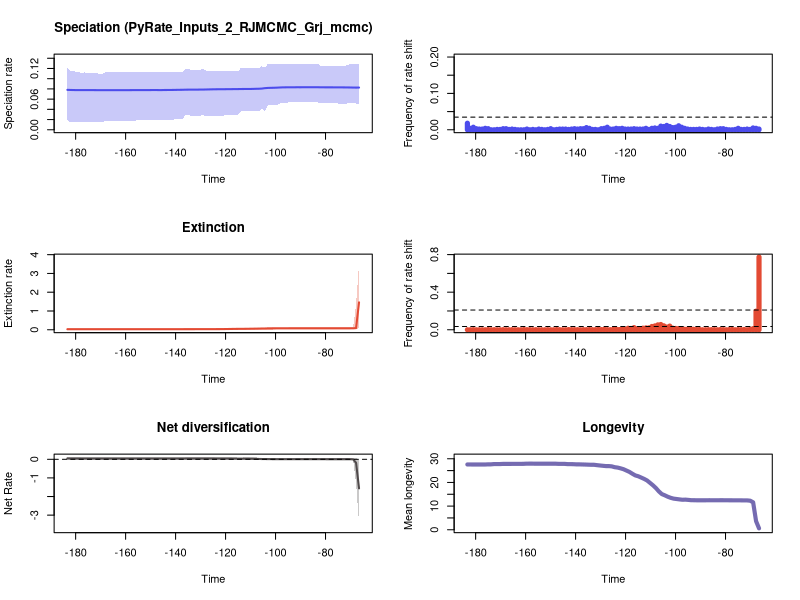

The R script that drew this image:


pdf(file='./RTT_plots.pdf',width=10, height=15)
par(mfrow=c(3,2))
library(scales)

time=c(-66.5944214975276, -67.7733519914025,-68.95228248527738,-70.13121297915228,-71.31014347302718,-72.48907396690208,-73.66800446077696,-74.84693495465186,-76.02586544852676,-77.20479594240166,-78.38372643627653,-79.56265693015143,-80.74158742402633,-81.92051791790124,-83.09944841177611,-84.27837890565101,-85.45730939952591,-86.63623989340081,-87.81517038727569,-88.99410088115059,-90.17303137502549,-91.35196186890039,-92.53089236277526,-93.70982285665016,-94.88875335052506,-96.06768384439997,-97.24661433827484,-98.42554483214974,-99.60447532602464,-100.78340581989954,-101.96233631377441,-103.14126680764932,-104.32019730152422,-105.49912779539912,-106.67805828927399,-107.85698878314889,-109.0359192770238,-110.2148497708987,-111.39378026477357,-112.57271075864847,-113.75164125252337,-114.93057174639827,-116.10950224027314,-117.28843273414805,-118.46736322802295,-119.64629372189785,-120.82522421577272,-122.00415470964762,-123.18308520352252,-124.3620156973974,-125.5409461912723,-126.7198766851472,-127.8988071790221,-129.077737672897,-130.25666816677187,-131.43559866064678,-132.61452915452168,-133.79345964839655,-134.97239014227148,-136.15132063614635,-137.33025113002125,-138.50918162389615,-139.68811211777103,-140.86704261164593,-142.04597310552083,-143.2249035993957,-144.4038340932706,-145.5827645871455,-146.76169508102038,-147.9406255748953,-149.11955606877018,-150.29848656264508,-151.47741705651998,-152.65634755039486,-153.83527804426976,-155.01420853814466,-156.19313903201953,-157.37206952589446,-158.55100001976933,-159.72993051364423,-160.90886100751914,-162.087791501394,-163.2667219952689,-164.4456524891438,-165.62458298301868,-166.8035134768936,-167.9824439707685,-169.1613744646434,-170.3403049585183,-171.51923545239316,-172.69816594626806,-173.87709644014296,-175.05602693401784,-176.23495742789277,-177.41388792176764,-178.5928184156425,-179.77174890951744,-180.95067940339231,-182.12960989726722,-183.30854039114212)
rate=c(0.08263701119608126, 0.08256290428404944,0.08263701119608126,0.08280201264918217,0.08287280373216321,0.08295410554392038,0.08300208883334806,0.08302328110012742,0.08300208883334806,0.08308017359698461,0.08308017359698461,0.08308017359698461,0.08311043310937732,0.08316144236715683,0.08325931580889359,0.08325931580889359,0.08325931580889359,0.08325931580889359,0.08329203662824963,0.08325931580889359,0.08321809588006687,0.08325931580889359,0.08316144236715683,0.08316144236715683,0.08316144236715683,0.08308017359698461,0.08300208883334806,0.0827299669778948,0.08242627288254198,0.08222657095208351,0.08210376868852944,0.08190162232438872,0.08144824170155707,0.08064586101656818,0.08034792609954997,0.0802158317523943,0.08002139434748967,0.07986874566040258,0.0798546623713454,0.07984623662807087,0.07979166213948308,0.07968325707948448,0.07962853787864241,0.07957567005133645,0.07945770696120684,0.07945770696120684,0.07937593825157895,0.07937593825157895,0.07932995283349731,0.07926225036237494,0.07915404310818522,0.07899715410392014,0.0788471947658268,0.07872527686070381,0.07869909825687568,0.07858065694611212,0.07854122313743231,0.07854122313743231,0.07854122313743231,0.07847327966632131,0.07828334222085817,0.0782273622613869,0.07812885598296938,0.07800422124063197,0.07794981828040001,0.07788674109424654,0.07786520071397098,0.07771553443354762,0.07771553443354762,0.07779888331229483,0.07779888331229483,0.07771553443354762,0.0776782885167984,0.0776782885167984,0.07765732781033585,0.07765732781033585,0.07762790803257738,0.07762790803257738,0.07757333793171353,0.07757333793171353,0.07757333793171353,0.07757333793171353,0.07757333793171353,0.07757333793171353,0.07753079988449815,0.07753079988449815,0.07753079988449815,0.07757333793171353,0.07753079988449815,0.07757333793171353,0.07762790803257738,0.07762790803257738,0.07762790803257738,0.07762790803257738,0.07765732781033585,0.07765732781033585,0.07765732781033585,0.07779888331229483,0.07795148916763359,0.07816851944673545)
minHPD=c(0.051305832993121574, 0.051305832993121574,0.05237296974664903,0.05343839998817206,0.051305832993121574,0.051305832993121574,0.051305832993121574,0.051305832993121574,0.05237296974664903,0.05237296974664903,0.05237296974664903,0.05237296974664903,0.05237296974664903,0.051305832993121574,0.05343839998817206,0.05343839998817206,0.05343839998817206,0.05343839998817206,0.05343839998817206,0.05343839998817206,0.05343839998817206,0.05343839998817206,0.05343839998817206,0.05343839998817206,0.05343839998817206,0.052724976644136924,0.052724976644136924,0.051305832993121574,0.04790186692531118,0.04790186692531118,0.04790186692531118,0.04790186692531118,0.03644657422155693,0.041763936879336716,0.03644657422155693,0.03644657422155693,0.03644657422155693,0.03701035664704241,0.03644657422155693,0.03701035664704241,0.03644657422155693,0.0294956956607925,0.0294956956607925,0.02861241809591583,0.02861241809591583,0.027950293029110132,0.027950293029110132,0.02763088011750337,0.02672942749744842,0.02672942749744842,0.02672942749744842,0.02672942749744842,0.02672942749744842,0.029074264790723777,0.02672942749744842,0.02672942749744842,0.02672942749744842,0.02672942749744842,0.029074264790723777,0.02861241809591583,0.02043204196542791,0.02043204196542791,0.02043204196542791,0.019982036616395582,0.019590167807841005,0.01878096026397668,0.01878096026397668,0.01878096026397668,0.018521428321971647,0.018521428321971647,0.018521428321971647,0.01878096026397668,0.01878096026397668,0.01878096026397668,0.01878096026397668,0.018521428321971647,0.018011996546993467,0.018011996546993467,0.018011996546993467,0.018011996546993467,0.018011996546993467,0.018011996546993467,0.018011996546993467,0.018011996546993467,0.018011996546993467,0.018011996546993467,0.018011996546993467,0.0150011721860406,0.0150011721860406,0.0150011721860406,0.0150011721860406,0.0150011721860406,0.0150011721860406,0.016383465681800793,0.0150011721860406,0.015157258476594966,0.0150011721860406,0.01620830010187166,0.014349761196661415,0.01878096026397668)
maxHPD=c(0.12914211623257252, 0.12914211623257252,0.12866878083167527,0.12914211623257252,0.12609420803560475,0.12555405698528985,0.12555405698528985,0.12480204166429552,0.12555405698528985,0.12555405698528985,0.12555405698528985,0.12555405698528985,0.12480204166429552,0.12555405698528985,0.12866878083167527,0.12914211623257252,0.12914211623257252,0.12866878083167527,0.12866878083167527,0.12866878083167527,0.12866878083167527,0.12914211623257252,0.12866878083167527,0.12866878083167527,0.12866878083167527,0.12866878083167527,0.12947322110374385,0.12947322110374385,0.1284265821247625,0.1284265821247625,0.12866878083167527,0.12914211623257252,0.12003435154728133,0.12457107034817441,0.12003435154728133,0.12042921485828108,0.12042921485828108,0.1215929884320212,0.12042921485828108,0.1215929884320212,0.12155500814983122,0.11519623985904273,0.11519623985904273,0.1149586251868309,0.11519623985904273,0.11519623985904273,0.11519623985904273,0.11519623985904273,0.11519623985904273,0.1149586251868309,0.11519623985904273,0.1149586251868309,0.11630820303955153,0.1194500049227765,0.11666109491770801,0.11666109491770801,0.11666109491770801,0.11666109491770801,0.1194500049227765,0.1194500049227765,0.1129048397438373,0.1129048397438373,0.1129048397438373,0.1129048397438373,0.1129048397438373,0.11231698246827485,0.11231698246827485,0.11231698246827485,0.11231698246827485,0.11231698246827485,0.11231698246827485,0.11231698246827485,0.11231698246827485,0.11231698246827485,0.11231698246827485,0.11231698246827485,0.11231698246827485,0.11231698246827485,0.11231698246827485,0.11231698246827485,0.11231698246827485,0.11231698246827485,0.11231698246827485,0.11231698246827485,0.11231698246827485,0.11231698246827485,0.11231698246827485,0.1097904995349277,0.1097904995349277,0.11038324227963649,0.11038324227963649,0.11038324227963649,0.11038324227963649,0.11231698246827485,0.11189866495240577,0.11231698246827485,0.1129048397438373,0.11519623985904273,0.11519623985904273,0.1215929884320212)
remove_na = !is.na(rate)
time = time[remove_na]
plot(time,time,type = 'n', ylim = c(0, 0.14242054321411823), xlim = c(-183.89800563807955,-66.00495625059015), ylab = 'Speciation rate', xlab = 'Time',main='Speciation (PyRate_Inputs_2_RJMCMC_Grj_mcmc)' )
polygon(c(time, rev(time)), c(maxHPD[remove_na], rev(minHPD[remove_na])), col = alpha('#4c4cec',0.3), border = NA)
lines(time,rate[remove_na], col = '#4c4cec', lwd=2)
mids=c(-66.60037569194111, -67.79121457464302,-68.98205345734493,-70.17289234004686,-71.36373122274877,-72.55457010545068,-73.74540898815259,-74.9362478708545,-76.12708675355641,-77.31792563625832,-78.50876451896025,-79.69960340166216,-80.89044228436407,-82.08128116706598,-83.27212004976789,-84.46295893246982,-85.65379781517173,-86.84463669787364,-88.03547558057555,-89.22631446327746,-90.41715334597937,-91.60799222868128,-92.7988311113832,-93.98966999408512,-95.18050887678703,-96.37134775948894,-97.56218664219085,-98.75302552489278,-99.94386440759469,-101.1347032902966,-102.32554217299851,-103.51638105570042,-104.70721993840233,-105.89805882110424,-107.08889770380615,-108.27973658650806,-109.47057546920999,-110.6614143519119,-111.85225323461381,-113.04309211731572,-114.23393100001765,-115.42476988271956,-116.61560876542147,-117.80644764812338,-118.99728653082529,-120.1881254135272,-121.37896429622911,-122.56980317893102,-123.76064206163294,-124.95148094433486,-126.14231982703677,-127.33315870973868,-128.5239975924406,-129.71483647514253,-130.90567535784442,-132.09651424054636,-133.28735312324824,-134.47819200595018,-135.66903088865206,-136.859869771354,-138.05070865405594,-139.24154753675782,-140.43238641945976,-141.62322530216164,-142.81406418486358,-144.00490306756546,-145.1957419502674,-146.3865808329693,-147.57741971567123,-148.7682585983731,-149.95909748107505,-151.14993636377693,-152.34077524647887,-153.5316141291808,-154.7224530118827,-155.91329189458463,-157.1041307772865,-158.29496965998845,-159.48580854269034,-160.67664742539228,-161.86748630809416,-163.0583251907961,-164.24916407349798,-165.44000295619992,-166.6308418389018,-167.82168072160374,-169.01251960430568,-170.20335848700756,-171.3941973697095,-172.58503625241138,-173.77587513511332,-174.9667140178152,-176.15755290051715,-177.34839178321903,-178.53923066592097,-179.73006954862285,-180.9209084313248,-182.11174731402667,-183.3025861967286)
counts=c(0.002, 0.004,0.005,0.001,0.002,0.001,0.001,0.004,0.001,0.0,0.0,0.001,0.003,0.003,0.002,0.0,0.001,0.002,0.0,0.001,0.002,0.001,0.001,0.001,0.002,0.004,0.007,0.011,0.007,0.006,0.009,0.012,0.009,0.01,0.004,0.005,0.004,0.001,0.004,0.002,0.002,0.002,0.003,0.002,0.002,0.002,0.004,0.003,0.004,0.002,0.002,0.007,0.004,0.003,0.0,0.001,0.001,0.004,0.006,0.003,0.003,0.002,0.003,0.002,0.001,0.002,0.002,0.002,0.001,0.0,0.003,0.001,0.0,0.001,0.002,0.0,0.001,0.0,0.002,0.0,0.0,0.0,0.001,0.002,0.001,0.003,0.003,0.001,0.001,0.0,0.0,0.003,0.004,0.002,0.002,0.003,0.007,0.004,0.018)
plot(mids,counts,type = 'h', xlim = c(-183.89800563807955,-66.00495625059015), ylim=c(0,0.2), ylab = 'Frequency of rate shift', xlab = 'Time',lwd=5,col='#4c4cec')
bf2 = 0.03475154332312157
bf6 = 0.21012675272573653
abline(h=bf2, lty=2)
abline(h=bf6, lty=2)

time=c(-66.5944214975276, -67.7733519914025,-68.95228248527738,-70.13121297915228,-71.31014347302718,-72.48907396690208,-73.66800446077696,-74.84693495465186,-76.02586544852676,-77.20479594240166,-78.38372643627653,-79.56265693015143,-80.74158742402633,-81.92051791790124,-83.09944841177611,-84.27837890565101,-85.45730939952591,-86.63623989340081,-87.81517038727569,-88.99410088115059,-90.17303137502549,-91.35196186890039,-92.53089236277526,-93.70982285665016,-94.88875335052506,-96.06768384439997,-97.24661433827484,-98.42554483214974,-99.60447532602464,-100.78340581989954,-101.96233631377441,-103.14126680764932,-104.32019730152422,-105.49912779539912,-106.67805828927399,-107.85698878314889,-109.0359192770238,-110.2148497708987,-111.39378026477357,-112.57271075864847,-113.75164125252337,-114.93057174639827,-116.10950224027314,-117.28843273414805,-118.46736322802295,-119.64629372189785,-120.82522421577272,-122.00415470964762,-123.18308520352252,-124.3620156973974,-125.5409461912723,-126.7198766851472,-127.8988071790221,-129.077737672897,-130.25666816677187,-131.43559866064678,-132.61452915452168,-133.79345964839655,-134.97239014227148,-136.15132063614635,-137.33025113002125,-138.50918162389615,-139.68811211777103,-140.86704261164593,-142.04597310552083,-143.2249035993957,-144.4038340932706,-145.5827645871455,-146.76169508102038,-147.9406255748953,-149.11955606877018,-150.29848656264508,-151.47741705651998,-152.65634755039486,-153.83527804426976,-155.01420853814466,-156.19313903201953,-157.37206952589446,-158.55100001976933,-159.72993051364423,-160.90886100751914,-162.087791501394,-163.2667219952689,-164.4456524891438,-165.62458298301868,-166.8035134768936,-167.9824439707685,-169.1613744646434,-170.3403049585183,-171.51923545239316,-172.69816594626806,-173.87709644014296,-175.05602693401784,-176.23495742789277,-177.41388792176764,-178.5928184156425,-179.77174890951744,-180.95067940339231,-182.12960989726722,-183.30854039114212)
rate=c(1.4598145945136323, 0.08871721996671575,0.07766972679198579,0.07712081054287154,0.07706632759927995,0.07706632759927995,0.07701116279886193,0.07701116279886193,0.07701116279886193,0.07701116279886193,0.07691045192754728,0.07681811895134477,0.07681811895134477,0.07680000112678512,0.07680000112678512,0.07680000112678512,0.07680000112678512,0.07678749497745682,0.07678749497745682,0.07678749497745682,0.07678749497745682,0.07680000112678512,0.07675660374295848,0.07668245019565115,0.07604638132744604,0.07554709301318052,0.07547584563332871,0.07442508930221639,0.07376435489673949,0.07296858451870333,0.07192795095851817,0.07051006074003356,0.06867616056708539,0.06686914476005884,0.06327008334937556,0.05996182476175196,0.057751768848991886,0.05543178736351873,0.05252259757698635,0.05110191370878611,0.04967470149559218,0.04868813628301274,0.047170592206102466,0.0447533279832988,0.041388703846508446,0.03876295128314672,0.036477294453427726,0.034524591517148165,0.033703066636651756,0.03320429581189636,0.03246761719421541,0.03235306704486739,0.03235306704486739,0.03217374768639525,0.03199881122546973,0.03168582421881942,0.030614797650758578,0.030614797650758578,0.03049065731984699,0.03019125759255897,0.02959290545555559,0.029077356794500964,0.029077356794500964,0.028903401541205305,0.028732128184624225,0.028732128184624225,0.028444457148865048,0.028444457148865048,0.028444457148865048,0.028317889600560205,0.028317889600560205,0.028317889600560205,0.028317889600560205,0.028317889600560205,0.028317889600560205,0.028317889600560205,0.028317889600560205,0.028070542927608973,0.028070542927608973,0.028070542927608973,0.028070542927608973,0.027905314439537074,0.027905314439537074,0.027905314439537074,0.027905314439537074,0.027905314439537074,0.027905314439537074,0.027905314439537074,0.027905314439537074,0.027905314439537074,0.027905314439537074,0.027905314439537074,0.027905314439537074,0.028070542927608973,0.028070542927608973,0.028070542927608973,0.028070542927608973,0.028070542927608973,0.028070542927608973,0.028070542927608973)
minHPD=c(0.10115227213161794, 0.027905764954705693,0.03244825056370538,0.03470920743530759,0.03658159195560817,0.03658159195560817,0.03682055303731766,0.03658159195560817,0.03682055303731766,0.03682055303731766,0.03682055303731766,0.03658159195560817,0.03658159195560817,0.03658159195560817,0.03682055303731766,0.03682055303731766,0.03682055303731766,0.03682055303731766,0.03658159195560817,0.03658159195560817,0.03658159195560817,0.03537645367590057,0.03304998532756782,0.03263262204901741,0.03263262204901741,0.031484711611724316,0.03263262204901741,0.03244825056370538,0.023938611496846375,0.015362660226240948,0.010229715384340908,0.008182643514329976,0.0013085831249929642,0.002667943507627673,0.0013085831249929642,0.0013085831249929642,0.0006453215029495402,0.0006453215029495402,0.0013085831249929642,0.0006453215029495402,0.0006453215029495402,0.00047917096955926513,0.00047917096955926513,0.00043136643826169416,0.0004222314087645779,0.0004222314087645779,0.0004222314087645779,0.00023776638699258716,0.0004222314087645779,0.00023776638699258716,0.0004222314087645779,0.0004222314087645779,0.0004222314087645779,0.00023776638699258716,0.00023776638699258716,0.0004222314087645779,0.0004222314087645779,0.0004222314087645779,0.0004222314087645779,0.0004222314087645779,0.0004222314087645779,0.0004222314087645779,0.0004222314087645779,0.0004222314087645779,0.0004222314087645779,0.0004222314087645779,0.00023776638699258716,0.00023776638699258716,0.00023776638699258716,0.00023776638699258716,0.00023776638699258716,0.00023776638699258716,0.00023776638699258716,0.00023776638699258716,0.00023776638699258716,0.00023776638699258716,0.00023776638699258716,0.00023776638699258716,0.00023776638699258716,0.00023776638699258716,0.0004222314087645779,0.0004222314087645779,0.0004222314087645779,0.0004222314087645779,0.0004222314087645779,0.0004222314087645779,0.0004222314087645779,0.0004222314087645779,0.0004222314087645779,0.0004222314087645779,0.0004222314087645779,0.0004222314087645779,0.0004222314087645779,0.0004222314087645779,0.0004222314087645779,0.0004222314087645779,0.0004222314087645779,0.0004222314087645779,0.0004222314087645779,0.0004222314087645779)
maxHPD=c(3.5219180519939153, 1.358428629935093,0.1298001483032838,0.12718949417911374,0.12718949417911374,0.12718949417911374,0.12718949417911374,0.12649270596360335,0.12649270596360335,0.12649270596360335,0.12649270596360335,0.12649270596360335,0.12649270596360335,0.12649270596360335,0.12718949417911374,0.12718949417911374,0.12718949417911374,0.12718949417911374,0.12718949417911374,0.12718949417911374,0.12718949417911374,0.12718949417911374,0.12538115970125127,0.12538115970125127,0.12718949417911374,0.12718949417911374,0.13044726865275244,0.13601843103864514,0.13159015035422683,0.12608757084339303,0.1249903015932301,0.12317751880894585,0.11599294726526703,0.11468794323709991,0.11112206496427725,0.10668609564280607,0.10272414782146885,0.10120508956023491,0.09813247127272537,0.09541076964017672,0.09251737654101277,0.09188944463929744,0.09123592963321184,0.0898582333295518,0.08764744110450681,0.0864769681314659,0.08482491277866501,0.08434772461305927,0.08382684713967062,0.08290966051530177,0.0822771146527757,0.0818594827452361,0.0818594827452361,0.08125192578415079,0.08125192578415079,0.08117609004373491,0.08099582365528786,0.08099582365528786,0.08099582365528786,0.08099582365528786,0.08099582365528786,0.08099582365528786,0.08099582365528786,0.08099582365528786,0.08099582365528786,0.08099582365528786,0.08075508614540577,0.08075508614540577,0.08075508614540577,0.08075508614540577,0.08075508614540577,0.08075508614540577,0.08075508614540577,0.08075508614540577,0.08075508614540577,0.08075508614540577,0.08075508614540577,0.08075508614540577,0.08075508614540577,0.08075508614540577,0.08099582365528786,0.08117609004373491,0.08117609004373491,0.08117609004373491,0.08117609004373491,0.08117609004373491,0.08117609004373491,0.08117609004373491,0.08125192578415079,0.08125192578415079,0.08125192578415079,0.08125192578415079,0.08125192578415079,0.08125192578415079,0.08125192578415079,0.08125192578415079,0.08125192578415079,0.08125192578415079,0.08117609004373491,0.08117609004373491)
remove_na = !is.na(rate)
time = time[remove_na]
plot(time,time,type = 'n', ylim = c(0, 3.8741098571933072), xlim = c(-183.89800563807955,-66.00495625059015), ylab = 'Extinction rate', xlab = 'Time',main='Extinction' )
polygon(c(time, rev(time)), c(maxHPD[remove_na], rev(minHPD[remove_na])), col = alpha('#e34a33',0.3), border = NA)
lines(time,rate[remove_na], col = '#e34a33', lwd=2)
mids=c(-66.60037569194111, -67.79121457464302,-68.98205345734493,-70.17289234004686,-71.36373122274877,-72.55457010545068,-73.74540898815259,-74.9362478708545,-76.12708675355641,-77.31792563625832,-78.50876451896025,-79.69960340166216,-80.89044228436407,-82.08128116706598,-83.27212004976789,-84.46295893246982,-85.65379781517173,-86.84463669787364,-88.03547558057555,-89.22631446327746,-90.41715334597937,-91.60799222868128,-92.7988311113832,-93.98966999408512,-95.18050887678703,-96.37134775948894,-97.56218664219085,-98.75302552489278,-99.94386440759469,-101.1347032902966,-102.32554217299851,-103.51638105570042,-104.70721993840233,-105.89805882110424,-107.08889770380615,-108.27973658650806,-109.47057546920999,-110.6614143519119,-111.85225323461381,-113.04309211731572,-114.23393100001765,-115.42476988271956,-116.61560876542147,-117.80644764812338,-118.99728653082529,-120.1881254135272,-121.37896429622911,-122.56980317893102,-123.76064206163294,-124.95148094433486,-126.14231982703677,-127.33315870973868,-128.5239975924406,-129.71483647514253,-130.90567535784442,-132.09651424054636,-133.28735312324824,-134.47819200595018,-135.66903088865206,-136.859869771354,-138.05070865405594,-139.24154753675782,-140.43238641945976,-141.62322530216164,-142.81406418486358,-144.00490306756546,-145.1957419502674,-146.3865808329693,-147.57741971567123,-148.7682585983731,-149.95909748107505,-151.14993636377693,-152.34077524647887,-153.5316141291808,-154.7224530118827,-155.91329189458463,-157.1041307772865,-158.29496965998845,-159.48580854269034,-160.67664742539228,-161.86748630809416,-163.0583251907961,-164.24916407349798,-165.44000295619992,-166.6308418389018,-167.82168072160374,-169.01251960430568,-170.20335848700756,-171.3941973697095,-172.58503625241138,-173.77587513511332,-174.9667140178152,-176.15755290051715,-177.34839178321903,-178.53923066592097,-179.73006954862285,-180.9209084313248,-182.11174731402667,-183.3025861967286)
counts=c(0.774, 0.198,0.012,0.005,0.0,0.003,0.001,0.002,0.0,0.003,0.002,0.0,0.001,0.002,0.0,0.001,0.001,0.001,0.0,0.0,0.003,0.003,0.005,0.011,0.007,0.005,0.012,0.013,0.014,0.017,0.039,0.029,0.042,0.056,0.052,0.041,0.035,0.02,0.02,0.017,0.01,0.011,0.023,0.014,0.016,0.006,0.011,0.002,0.006,0.004,0.001,0.001,0.005,0.002,0.004,0.001,0.001,0.002,0.001,0.001,0.0,0.001,0.001,0.001,0.002,0.0,0.0,0.001,0.002,0.0,0.0,0.001,0.0,0.0,0.0,0.001,0.0,0.001,0.001,0.002,0.0,0.0,0.0,0.001,0.0,0.0,0.001,0.0,0.0,0.001,0.0,0.002,0.0,0.0,0.0,0.0,0.001,0.0,0.0)
plot(mids,counts,type = 'h', xlim = c(-183.89800563807955,-66.00495625059015), ylim=c(0,0.774), ylab = 'Frequency of rate shift', xlab = 'Time',lwd=5,col='#e34a33')
abline(h=bf2, lty=2)
abline(h=bf6, lty=2)
#Net Diversification Rate
time=c(-66.5944214975276, -67.7733519914025,-68.95228248527738,-70.13121297915228,-71.31014347302718,-72.48907396690208,-73.66800446077696,-74.84693495465186,-76.02586544852676,-77.20479594240166,-78.38372643627653,-79.56265693015143,-80.74158742402633,-81.92051791790124,-83.09944841177611,-84.27837890565101,-85.45730939952591,-86.63623989340081,-87.81517038727569,-88.99410088115059,-90.17303137502549,-91.35196186890039,-92.53089236277526,-93.70982285665016,-94.88875335052506,-96.06768384439997,-97.24661433827484,-98.42554483214974,-99.60447532602464,-100.78340581989954,-101.96233631377441,-103.14126680764932,-104.32019730152422,-105.49912779539912,-106.67805828927399,-107.85698878314889,-109.0359192770238,-110.2148497708987,-111.39378026477357,-112.57271075864847,-113.75164125252337,-114.93057174639827,-116.10950224027314,-117.28843273414805,-118.46736322802295,-119.64629372189785,-120.82522421577272,-122.00415470964762,-123.18308520352252,-124.3620156973974,-125.5409461912723,-126.7198766851472,-127.8988071790221,-129.077737672897,-130.25666816677187,-131.43559866064678,-132.61452915452168,-133.79345964839655,-134.97239014227148,-136.15132063614635,-137.33025113002125,-138.50918162389615,-139.68811211777103,-140.86704261164593,-142.04597310552083,-143.2249035993957,-144.4038340932706,-145.5827645871455,-146.76169508102038,-147.9406255748953,-149.11955606877018,-150.29848656264508,-151.47741705651998,-152.65634755039486,-153.83527804426976,-155.01420853814466,-156.19313903201953,-157.37206952589446,-158.55100001976933,-159.72993051364423,-160.90886100751914,-162.087791501394,-163.2667219952689,-164.4456524891438,-165.62458298301868,-166.8035134768936,-167.9824439707685,-169.1613744646434,-170.3403049585183,-171.51923545239316,-172.69816594626806,-173.87709644014296,-175.05602693401784,-176.23495742789277,-177.41388792176764,-178.5928184156425,-179.77174890951744,-180.95067940339231,-182.12960989726722,-183.30854039114212)
net_rate=c(-1.5611138101593585, -0.19029673056243626,-0.0008262744809655933,0.0040725195961358995,0.004932282213453323,0.0050911191387537965,0.005270781032392253,0.00542707024469091,0.005419134402081255,0.005506480246931556,0.005549761082403889,0.005691076109120013,0.0057484593210081645,0.005977660171560137,0.006129484030008838,0.006486613557866475,0.006513610540488208,0.006205548059626329,0.0061572044999485594,0.00615363512861893,0.006127389791263097,0.006241931639201273,0.006376811613210508,0.006430460529995091,0.007250708196839612,0.007771519960805748,0.007301934614187291,0.007791273103571285,0.008020822394517783,0.008463956417322683,0.009743480742845246,0.011574988455518628,0.013813034199811123,0.014964294896324795,0.019127398811922068,0.023607183008256385,0.026699142531782776,0.029270611931845405,0.03166128625282215,0.03306027051126635,0.034164130300621605,0.03493753356495164,0.03557793712958558,0.03671711021871344,0.037895970741743945,0.03881374044610659,0.039590724575290705,0.04023914982457276,0.04050751534080438,0.040464162172318005,0.0408245881419876,0.04087352202890465,0.04058326699068543,0.040507131331955805,0.04053462795259473,0.04055135059165725,0.040717566607389184,0.040671851927527126,0.04067337678009098,0.040499317704754546,0.040273122145243735,0.04026209237432847,0.040006855951527254,0.039976652308231074,0.0398487735601896,0.03973080505477401,0.03983929945174777,0.03969436310223067,0.039607462855436246,0.039708562771726866,0.03970611208478176,0.039621155392191486,0.039558146632143,0.03955975589351269,0.03950366527029069,0.03961339058120426,0.03952776884503866,0.03956447282898469,0.03953287191149274,0.03951463258532798,0.03943061628407579,0.03940050007303173,0.03940050007303173,0.03940050007303173,0.039353889605432395,0.039337387151098004,0.039393462368447534,0.03941133781041626,0.0393286158697489,0.03945155090086728,0.03952305839777961,0.03936582078595743,0.03936582078595743,0.03944814149259504,0.04023818927574349,0.04071636130441851,0.04114160345090832,0.04263128539982415,0.04354783488126727,0.046871991017657204)
net_minHPD=c(-3.4415278668996336, -1.2879788406778412,-0.05925440429707682,-0.055785179443877585,-0.055785179443877585,-0.055785179443877585,-0.055785179443877585,-0.055785179443877585,-0.055785179443877585,-0.055785179443877585,-0.055785179443877585,-0.055785179443877585,-0.055785179443877585,-0.055785179443877585,-0.055785179443877585,-0.055785179443877585,-0.055785179443877585,-0.055785179443877585,-0.055785179443877585,-0.055785179443877585,-0.055785179443877585,-0.055785179443877585,-0.055785179443877585,-0.055785179443877585,-0.055785179443877585,-0.055785179443877585,-0.05631936008550727,-0.055785179443877585,-0.05631936008550727,-0.055785179443877585,-0.055785179443877585,-0.05631936008550727,-0.052957382358407516,-0.05230944420744347,-0.04823999304498115,-0.037876585805849,-0.03233432186892515,-0.029079517389907016,-0.026528069037018223,-0.02564003396258485,-0.026528069037018223,-0.026528069037018223,-0.021509141957770442,-0.01954380049326304,-0.01954380049326304,-0.01773243867164041,-0.01773243867164041,-0.01773243867164041,-0.01773243867164041,-0.01773243867164041,-0.01773243867164041,-0.01773243867164041,-0.01773243867164041,-0.01773243867164041,-0.01773243867164041,-0.01773243867164041,-0.01773243867164041,-0.01773243867164041,-0.02002657125945581,-0.02002657125945581,-0.024349150733587968,-0.024349150733587968,-0.024635639599927595,-0.024635639599927595,-0.024635639599927595,-0.024349150733587968,-0.024349150733587968,-0.024349150733587968,-0.024349150733587968,-0.024349150733587968,-0.024349150733587968,-0.024349150733587968,-0.024349150733587968,-0.024349150733587968,-0.024635639599927595,-0.024349150733587968,-0.024349150733587968,-0.024349150733587968,-0.024349150733587968,-0.024349150733587968,-0.024635639599927595,-0.025224975110440764,-0.025224975110440764,-0.025224975110440764,-0.024635639599927595,-0.024635639599927595,-0.024635639599927595,-0.024635639599927595,-0.025224975110440764,-0.025533695850966535,-0.025533695850966535,-0.026013971819294712,-0.026013971819294712,-0.026528069037018223,-0.026846602960902313,-0.026013971819294712,-0.026846602960902313,-0.026846602960902313,-0.026846602960902313,-0.026013971819294712)
net_maxHPD=c(-0.004991247362060872, 0.08228567568717648,0.0600802326418035,0.05596327787559744,0.05401475557882682,0.05367032262926258,0.05347873917572736,0.05298463053088362,0.05298463053088362,0.05298463053088362,0.05298463053088362,0.05323643133283478,0.05298463053088362,0.05323643133283478,0.05323643133283478,0.05347873917572736,0.05347873917572736,0.05323643133283478,0.05347873917572736,0.05347873917572736,0.05347873917572736,0.05412122968728704,0.05412122968728704,0.05412122968728704,0.05615964715978532,0.05768082494541553,0.058815247023068284,0.0600802326418035,0.06340783584320786,0.06633115423004832,0.06823984395769561,0.0708799470220848,0.08336301534033078,0.08580642527822101,0.09256779331028132,0.09940563550615186,0.09867399109255792,0.09904380849340529,0.09830623735550165,0.09777744435135884,0.09487981713817381,0.09487981713817381,0.09949825887974768,0.09949825887974768,0.09800782265490886,0.09940563550615186,0.09940563550615186,0.09940563550615186,0.09904380849340529,0.09904380849340529,0.09830623735550165,0.09777744435135884,0.09904380849340529,0.09940563550615186,0.09940563550615186,0.09904380849340529,0.09904380849340529,0.09940563550615186,0.09777744435135884,0.09800782265490886,0.09740059510530572,0.09740059510530572,0.09740059510530572,0.09740059510530572,0.09740059510530572,0.09800782265490886,0.09800782265490886,0.09800782265490886,0.09800782265490886,0.09800782265490886,0.09800782265490886,0.09800782265490886,0.09800782265490886,0.09800782265490886,0.09740059510530572,0.09800782265490886,0.09800782265490886,0.09800782265490886,0.09800782265490886,0.09800782265490886,0.09830623735550165,0.09830623735550165,0.09830623735550165,0.09830623735550165,0.09830623735550165,0.09830623735550165,0.09830623735550165,0.09830623735550165,0.09830623735550165,0.09830623735550165,0.09830623735550165,0.09830623735550165,0.09830623735550165,0.09830623735550165,0.09940563550615186,0.10261067172013429,0.10261067172013429,0.10499291096260269,0.10803816997242047,0.11065232928319564)
remove_na = !is.na(net_rate)
time = time[remove_na]
plot(time,time,type = 'n', ylim = c(-3.7856806535895973, 0.12171756221151521), xlim = c(-183.89800563807955,-66.00495625059015), ylab = 'Net Rate', xlab = 'Time',lwd=2, main='Net diversification', col= '#504A4B' )
polygon(c(time, rev(time)), c(net_maxHPD[remove_na], rev(net_minHPD[remove_na])), col = alpha('#504A4B',0.3), border = NA)
lines(time,net_rate[remove_na], col = '#504A4B', lwd=2)
abline(h=0,lty=2)


time=c(-66.5944214975276, -67.7733519914025,-68.95228248527738,-70.13121297915228,-71.31014347302718,-72.48907396690208,-73.66800446077696,-74.84693495465186,-76.02586544852676,-77.20479594240166,-78.38372643627653,-79.56265693015143,-80.74158742402633,-81.92051791790124,-83.09944841177611,-84.27837890565101,-85.45730939952591,-86.63623989340081,-87.81517038727569,-88.99410088115059,-90.17303137502549,-91.35196186890039,-92.53089236277526,-93.70982285665016,-94.88875335052506,-96.06768384439997,-97.24661433827484,-98.42554483214974,-99.60447532602464,-100.78340581989954,-101.96233631377441,-103.14126680764932,-104.32019730152422,-105.49912779539912,-106.67805828927399,-107.85698878314889,-109.0359192770238,-110.2148497708987,-111.39378026477357,-112.57271075864847,-113.75164125252337,-114.93057174639827,-116.10950224027314,-117.28843273414805,-118.46736322802295,-119.64629372189785,-120.82522421577272,-122.00415470964762,-123.18308520352252,-124.3620156973974,-125.5409461912723,-126.7198766851472,-127.8988071790221,-129.077737672897,-130.25666816677187,-131.43559866064678,-132.61452915452168,-133.79345964839655,-134.97239014227148,-136.15132063614635,-137.33025113002125,-138.50918162389615,-139.68811211777103,-140.86704261164593,-142.04597310552083,-143.2249035993957,-144.4038340932706,-145.5827645871455,-146.76169508102038,-147.9406255748953,-149.11955606877018,-150.29848656264508,-151.47741705651998,-152.65634755039486,-153.83527804426976,-155.01420853814466,-156.19313903201953,-157.37206952589446,-158.55100001976933,-159.72993051364423,-160.90886100751914,-162.087791501394,-163.2667219952689,-164.4456524891438,-165.62458298301868,-166.8035134768936,-167.9824439707685,-169.1613744646434,-170.3403049585183,-171.51923545239316,-172.69816594626806,-173.87709644014296,-175.05602693401784,-176.23495742789277,-177.41388792176764,-178.5928184156425,-179.77174890951744,-180.95067940339231,-182.12960989726722,-183.30854039114212)
rate=c(0.6073298608743871, 3.6273289604632533,11.599764511979643,12.281691560265472,12.402963810168742,12.402963810168742,12.42598118166591,12.442144650502588,12.443795865840563,12.443795865840563,12.450501430524884,12.472445987590772,12.472445987590772,12.477492517450447,12.465739888136563,12.465739888136563,12.469936487680487,12.473431425106796,12.458052976551887,12.458052976551887,12.458052976551887,12.447117134671787,12.483607271871733,12.491973546395096,12.623052394408898,12.730747318666506,12.684001288937164,12.836064178181509,12.996588906369961,13.15684890359411,13.498726077914371,13.971037934973978,14.564211621570156,15.080792150826916,16.20747295724761,17.61767735917461,18.78576483224576,19.810909107223253,20.823700699284164,21.491650385854808,22.05642023469523,22.60766893371892,22.969496166608476,23.678363943130915,24.45248226512618,25.019556419061313,25.586101323492354,25.95779437505779,26.273514370742266,26.442019448211735,26.791172215745462,26.907277617802507,26.907277617802507,27.030535082969028,27.16079147109407,27.296863010246177,27.45954707775748,27.45954707775748,27.504151083805112,27.555047945296423,27.59108143421816,27.630959424450698,27.630959424450698,27.705071743768517,27.739078686254846,27.739078686254846,27.841486743298248,27.841486743298248,27.841486743298248,27.90815193922191,27.90815193922191,27.90815193922191,27.90815193922191,27.910294649546092,27.910294649546092,27.910294649546092,27.910294649546092,27.938915805925554,27.938915805925554,27.924685749142487,27.86061804260505,27.837261014690153,27.837261014690153,27.837261014690153,27.837261014690153,27.82447891851041,27.82447891851041,27.82447891851041,27.75822463190006,27.75822463190006,27.75822463190006,27.63759655677179,27.63759655677179,27.572919734854086,27.572919734854086,27.572919734854086,27.572919734854086,27.572919734854086,27.588017787270182,27.588017787270182)
minHPD=c(0.6073298608743871, 3.6273289604632533,11.599764511979643,12.281691560265472,12.402963810168742,12.402963810168742,12.42598118166591,12.442144650502588,12.443795865840563,12.443795865840563,12.450501430524884,12.472445987590772,12.472445987590772,12.477492517450447,12.465739888136563,12.465739888136563,12.469936487680487,12.473431425106796,12.458052976551887,12.458052976551887,12.458052976551887,12.447117134671787,12.483607271871733,12.491973546395096,12.623052394408898,12.730747318666506,12.684001288937164,12.836064178181509,12.996588906369961,13.15684890359411,13.498726077914371,13.971037934973978,14.564211621570156,15.080792150826916,16.20747295724761,17.61767735917461,18.78576483224576,19.810909107223253,20.823700699284164,21.491650385854808,22.05642023469523,22.60766893371892,22.969496166608476,23.678363943130915,24.45248226512618,25.019556419061313,25.586101323492354,25.95779437505779,26.273514370742266,26.442019448211735,26.791172215745462,26.907277617802507,26.907277617802507,27.030535082969028,27.16079147109407,27.296863010246177,27.45954707775748,27.45954707775748,27.504151083805112,27.555047945296423,27.59108143421816,27.630959424450698,27.630959424450698,27.705071743768517,27.739078686254846,27.739078686254846,27.841486743298248,27.841486743298248,27.841486743298248,27.90815193922191,27.90815193922191,27.90815193922191,27.90815193922191,27.910294649546092,27.910294649546092,27.910294649546092,27.910294649546092,27.938915805925554,27.938915805925554,27.924685749142487,27.86061804260505,27.837261014690153,27.837261014690153,27.837261014690153,27.837261014690153,27.82447891851041,27.82447891851041,27.82447891851041,27.75822463190006,27.75822463190006,27.75822463190006,27.63759655677179,27.63759655677179,27.572919734854086,27.572919734854086,27.572919734854086,27.572919734854086,27.572919734854086,27.588017787270182,27.588017787270182)
maxHPD=c(0.6073298608743871, 3.6273289604632533,11.599764511979643,12.281691560265472,12.402963810168742,12.402963810168742,12.42598118166591,12.442144650502588,12.443795865840563,12.443795865840563,12.450501430524884,12.472445987590772,12.472445987590772,12.477492517450447,12.465739888136563,12.465739888136563,12.469936487680487,12.473431425106796,12.458052976551887,12.458052976551887,12.458052976551887,12.447117134671787,12.483607271871733,12.491973546395096,12.623052394408898,12.730747318666506,12.684001288937164,12.836064178181509,12.996588906369961,13.15684890359411,13.498726077914371,13.971037934973978,14.564211621570156,15.080792150826916,16.20747295724761,17.61767735917461,18.78576483224576,19.810909107223253,20.823700699284164,21.491650385854808,22.05642023469523,22.60766893371892,22.969496166608476,23.678363943130915,24.45248226512618,25.019556419061313,25.586101323492354,25.95779437505779,26.273514370742266,26.442019448211735,26.791172215745462,26.907277617802507,26.907277617802507,27.030535082969028,27.16079147109407,27.296863010246177,27.45954707775748,27.45954707775748,27.504151083805112,27.555047945296423,27.59108143421816,27.630959424450698,27.630959424450698,27.705071743768517,27.739078686254846,27.739078686254846,27.841486743298248,27.841486743298248,27.841486743298248,27.90815193922191,27.90815193922191,27.90815193922191,27.90815193922191,27.910294649546092,27.910294649546092,27.910294649546092,27.910294649546092,27.938915805925554,27.938915805925554,27.924685749142487,27.86061804260505,27.837261014690153,27.837261014690153,27.837261014690153,27.837261014690153,27.82447891851041,27.82447891851041,27.82447891851041,27.75822463190006,27.75822463190006,27.75822463190006,27.63759655677179,27.63759655677179,27.572919734854086,27.572919734854086,27.572919734854086,27.572919734854086,27.572919734854086,27.588017787270182,27.588017787270182)
remove_na = !is.na(rate)
time = time[remove_na]
plot(time,time,type = 'n', ylim = c(0, 30.73280738651811), xlim = c(-183.89800563807955,-66.00495625059015), ylab = 'Mean longevity', xlab = 'Time',main='Longevity' )
polygon(c(time, rev(time)), c(maxHPD[remove_na], rev(minHPD[remove_na])), col = alpha('#756bb1',0.3), border = NA)
lines(time,rate[remove_na], col = '#756bb1', lwd=4)

n <- dev.off()
